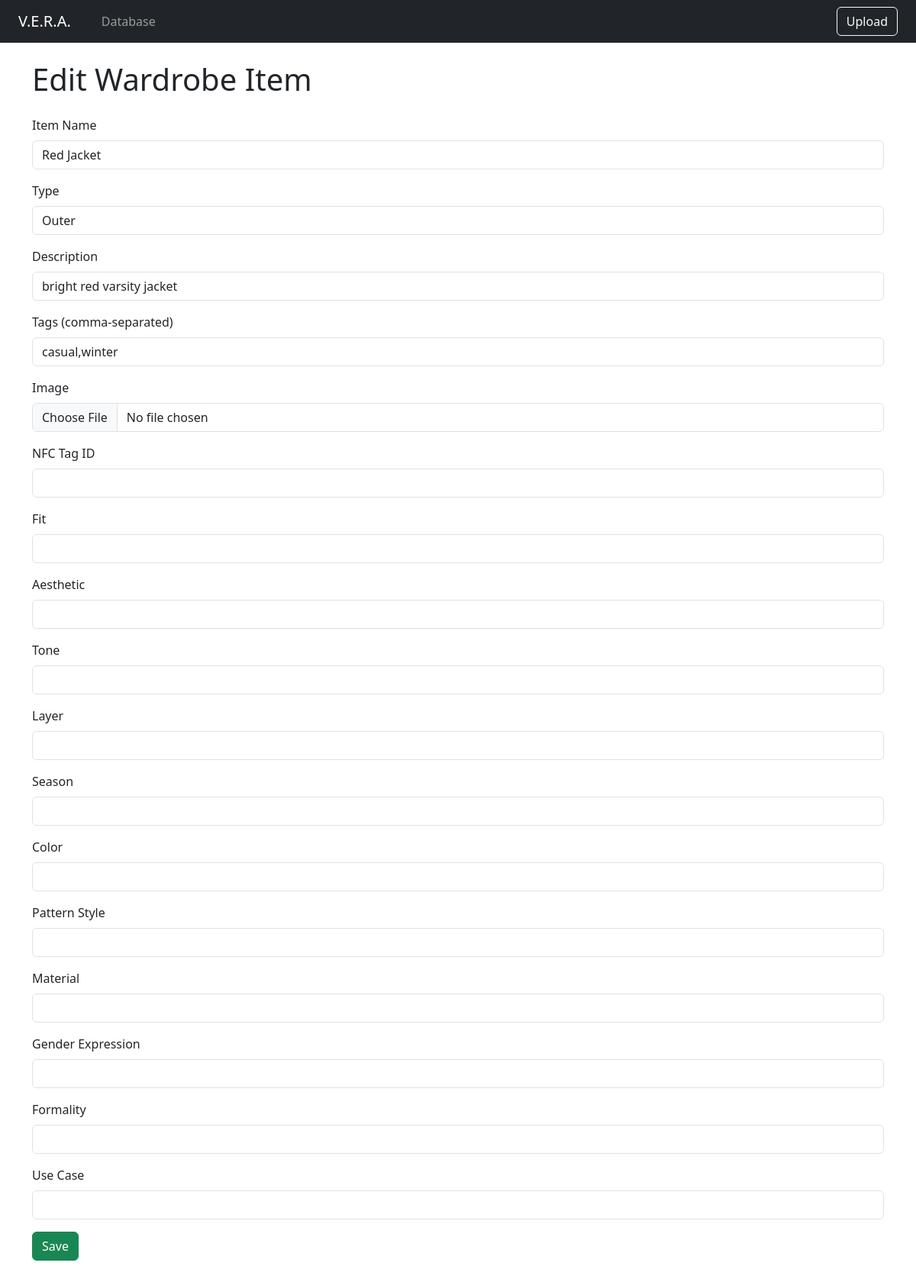
Screenshot of /edit/1 with the database file from the repository.
### tables this page shows
CREATE TABLE items (
            id INTEGER PRIMARY KEY AUTOINCREMENT,
            name TEXT NOT NULL,
            item_type TEXT,
            description TEXT,
            tags TEXT,  -- comma-separated tags
            image_path TEXT,
            available BOOLEAN DEFAULT 1,
            last_used TEXT,
            nfc_tag_id TEXT
        , fit TEXT, aesthetic TEXT, tone TEXT, layer TEXT, season TEXT, color TEXT, pattern_style TEXT, material TEXT, gender_expression TEXT, formality TEXT, use_case TEXT);

### main.py (the view)
@app.route("/edit/<string:item_id>", methods=["GET", "POST"])
def edit_item(item_id):
    item = db.get_item(item_id)
    if not item:
        return redirect(url_for("browse"))
    if request.method == "POST":
        form = UploadForm()
        if form.validate_on_submit():
            tags = ",".join(tag.strip() for tag in form.tags.data.split(",") if tag.strip())
            if form.image.data:
                filename = secure_filename(form.image.data.filename)
                save_path = os.path.join(app.config['UPLOAD_FOLDER'], filename)
                form.image.data.save(save_path)
                image_url = url_for('wardrobe_file', filename=filename)
            else:
                image_url = item.image_path
            db.update_item(
                item_id=item_id,
                name=form.name.data,
                item_type=form.item_type.data,
                description=form.description.data,
                tags=tags,  # Save cleaned tags
                image_path=image_url,
                nfc_tag_id=form.nfc_tag_id.data,
                fit=form.fit.data,
                aesthetic=form.aesthetic.data,
                tone=form.tone.data,
                layer=form.layer.data,
                season=form.season.data,
                color=form.color.data,
                pattern_style=form.pattern_style.data,
                material=form.material.data,
                gender_expression=form.gender_expression.data,
                formality=form.formality.data,
                use_case=form.use_case.data
            )
            return redirect(url_for("browse"))
    else:
        form = UploadForm(obj=item)
    return render_template("upload.html", form=form, edit_mode=True)

### db/db_client.py (called while the page is built)
def get_connection():
    return sqlite3.connect(DB_NAME)

def map_item(row):
    return Item(
        item_id=row[0],
        name=row[1],
        item_type=row[2],
        description=row[3],
        tags=row[4].split(",") if row[4] else [],
        image_path=row[5],
        available=bool(row[6]),
        last_used=row[7],
        nfc_tag_id=row[8],
        fit=row[9],
        aesthetic=row[10],
        tone=row[11],
        layer=row[12],
        season=row[13],
        color=row[14],
        pattern_style=row[15],
        material=row[16],
        gender_expression=row[17],
        formality=row[18],
        use_case=row[19]
    )

def get_item(item_id: str):
    with get_connection() as conn:
        cursor = conn.cursor()
        cursor.execute("SELECT * FROM items WHERE id = ?", (item_id))
        result = cursor.fetchall()
        return map_item(result[0])

### templates/upload.html (shortened to what this page needs)
{% extends "base.html" %}
{% block content %}
<h1 class="mb-4">{{ "Edit Wardrobe Item" if edit_mode else "Upload New Wardrobe Item" }}</h1>
<form method="POST" enctype="multipart/form-data">
  {% for field in form %}
    {% if field.type != "SubmitField" and field.type != "CSRFTokenField" %}
      <div class="mb-3">
        {{ field.label(class="form-label") }}
        {{ field(class="form-control") }}
      </div>
    {% endif %}
  {% endfor %}
  <div class="mb-3">
    {{ form.submit(class="btn btn-success", value="Save" if edit_mode else "Add Item") }}
  </div>
</form>
{% endblock %}

### templates/base.html (shortened to what this page needs)
<!DOCTYPE html>
<html>
<head>
  <link href="https://cdn.jsdelivr.net/npm/bootstrap@5.3.3/dist/css/bootstrap.min.css" rel="stylesheet">
</head>
<body>
  <nav class="navbar navbar-expand-lg navbar-dark bg-dark px-4">
    <a class="navbar-brand" href="{{ url_for('browse') }}">V.E.R.A.</a>
    <ul class="navbar-nav ms-3">
      <li class="nav-item">
        <a class="nav-link" href="{{ url_for('database') }}">Database</a>
      </li>
    </ul>
    <div class="ms-auto">
      <a href="{{ url_for('upload') }}" class="btn btn-outline-light">Upload</a>
    </div>
  </nav>
  <div class="container py-4">
    {% block content %}{% endblock %}
  </div>
</body>
</html>

### rows the page displays
items: name "Red Jacket" "Outer" "bright red varsity jacket" "casual,winter"

### other values shown
{{ "Edit Wardrobe Item" if edit_mode else "Upload New Wardrobe Item" }} "Edit Wardrobe Item"
{{ field.label(class="form-label") }} "Item Name" "Type" "Description" "Tags (comma-separated)" "Image" "NFC Tag ID" "Fit" "Aesthetic" "Tone" "Layer" "Season" "Color" "Pattern Style" "Material" "Gender Expression" "Formality" "Use Case"
